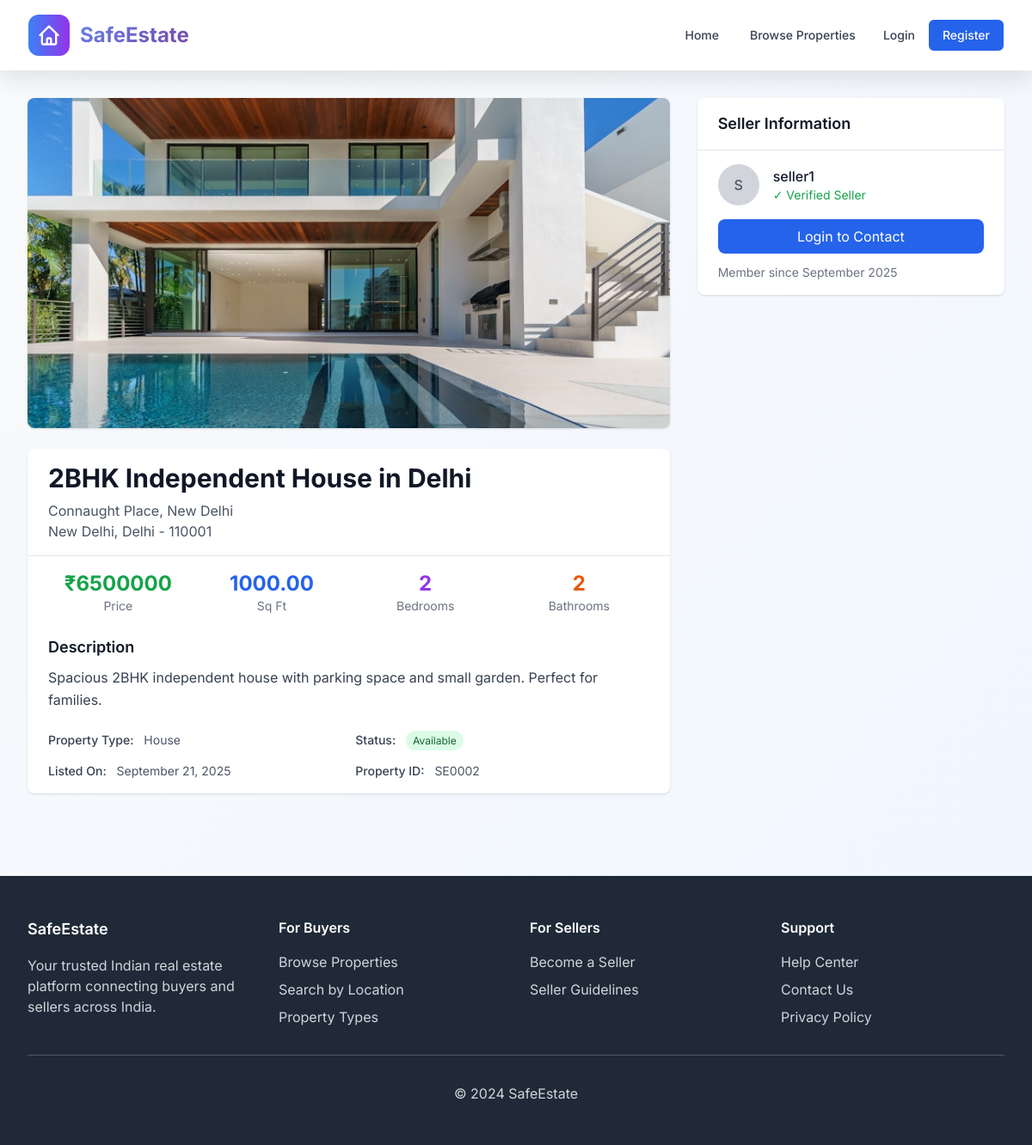
Screenshot of /properties/2/ with the database file from the repository.
### properties/models.py (models this page shows, shortened)
class Property(models.Model):
    PROPERTY_TYPES = [
        ('plot', 'Plot'),
        ('flat', 'Flat'),
        ('house', 'House'),
        ('commercial', 'Commercial'),
    ]
    STATUS_CHOICES = [
        ('available', 'Available'),
        ('sold', 'Sold'),
        ('pending', 'Pending'),
    ]
    title = models.CharField(max_length=200)
    description = models.TextField()
    price = models.DecimalField(max_digits=12, decimal_places=2)
    property_type = models.CharField(max_length=20, choices=PROPERTY_TYPES)
    state = models.CharField(max_length=50, choices=INDIAN_STATES)
    city = models.CharField(max_length=100)
    pincode = models.CharField(max_length=6)
    address = models.TextField()
    latitude = models.DecimalField(max_digits=9, decimal_places=6, null=True, blank=True)
    longitude = models.DecimalField(max_digits=9, decimal_places=6, null=True, blank=True)
    area = models.DecimalField(max_digits=10, decimal_places=2, help_text='Area in square feet')
    bedrooms = models.IntegerField(null=True, blank=True)
    bathrooms = models.IntegerField(null=True, blank=True)
    seller = models.ForeignKey(User, on_delete=models.CASCADE, related_name='properties')
    status = models.CharField(max_length=20, choices=STATUS_CHOICES, default='available')
    date_created = models.DateTimeField(auto_now_add=True)
    date_updated = models.DateTimeField(auto_now=True)
    class Meta:
        verbose_name_plural = 'Properties'
        ordering = ['-date_created']

class PropertyImage(models.Model):
    property = models.ForeignKey(Property, on_delete=models.CASCADE, related_name='images')
    image = models.ImageField(upload_to='properties/')
    caption = models.CharField(max_length=200, blank=True)
    is_primary = models.BooleanField(default=False)
    date_uploaded = models.DateTimeField(auto_now_add=True)
    class Meta:
        ordering = ['-is_primary', 'date_uploaded']

### accounts/models.py (models this page shows, shortened)
class CustomUser(AbstractUser):
    ROLE_CHOICES = [
        ('buyer', 'Buyer'),
        ('seller', 'Seller'),
        ('admin', 'Admin'),
    ]
    role = models.CharField(max_length=10, choices=ROLE_CHOICES, default='buyer')
    phone = models.CharField(max_length=15, blank=True)
    address = models.TextField(blank=True)
    is_verified = models.BooleanField(default=False)
    date_created = models.DateTimeField(auto_now_add=True)

### properties/views.py (the view)
# urls.py: path('<int:pk>/', views.property_detail, name='property_detail'),
def property_detail(request, pk):
    property_obj = get_object_or_404(Property, pk=pk)
    visit_requests = None
    if request.user.is_authenticated and request.user == property_obj.seller:
        visit_requests = VisitRequest.objects.filter(property=property_obj).order_by('-date_requested')
    context = {
        'property': property_obj,
        'visit_requests': visit_requests,
    }
    return render(request, 'properties/property_detail.html', context)

### templates/properties/property_detail.html (shortened to what this page needs)
{% extends 'base/base.html' %}
{% block content %}
<div class="max-w-7xl mx-auto px-4 sm:px-6 lg:px-8 py-8">
    <div class="grid grid-cols-1 lg:grid-cols-3 gap-8">
        <div class="lg:col-span-2">
            <div class="bg-white shadow rounded-lg overflow-hidden mb-6">
                <div class="h-96 bg-gray-200">
                    {% if property.images.first %}
                        <img src="{{ property.images.first.image.url }}"
                             alt="{{ property.title }}"
                             class="w-full h-full object-cover cursor-pointer transition-transform duration-300 hover:scale-105"
                             loading="lazy"
                             onclick="openImageModal(this.src)"
                             onerror="this.style.display='none'; this.nextElementSibling.style.display='flex';">
                    {% endif %}
                </div>
            </div>
            <div class="bg-white shadow rounded-lg">
                <div class="px-6 py-4 border-b border-gray-200">
                    <h1 class="text-3xl font-bold text-gray-900">{{ property.title }}</h1>
                    <p class="text-gray-600 mt-2">{{ property.address }}</p>
                    <p class="text-gray-600">{{ property.city }}, {{ property.get_state_display }} - {{ property.pincode }}</p>
                </div>
                <div class="px-6 py-4">
                    <div class="grid grid-cols-2 md:grid-cols-4 gap-4 mb-6">
                        <div class="text-center">
                            <div class="text-2xl font-bold text-green-600">₹{{ property.price|floatformat:0 }}</div>
                            <div class="text-sm text-gray-500">Price</div>
                        </div>
                        <div class="text-center">
                            <div class="text-2xl font-bold text-blue-600">{{ property.area }}</div>
                            <div class="text-sm text-gray-500">Sq Ft</div>
                        </div>
                        {% if property.bedrooms %}
                        <div class="text-center">
                            <div class="text-2xl font-bold text-purple-600">{{ property.bedrooms }}</div>
                            <div class="text-sm text-gray-500">Bedrooms</div>
                        </div>
                        {% endif %}
                        {% if property.bathrooms %}
                        <div class="text-center">
                            <div class="text-2xl font-bold text-orange-600">{{ property.bathrooms }}</div>
                            <div class="text-sm text-gray-500">Bathrooms</div>
                        </div>
                        {% endif %}
                    </div>
                    <div class="mb-6">
                        <h3 class="text-lg font-semibold text-gray-900 mb-2">Description</h3>
                        <p class="text-gray-700 leading-relaxed">{{ property.description }}</p>
                    </div>
                    <div class="grid grid-cols-1 md:grid-cols-2 gap-4 text-sm">
                        <div>
                            <span class="font-medium text-gray-700">Property Type:</span>
                            <span class="ml-2 text-gray-600">{{ property.get_property_type_display }}</span>
                        </div>
                        <div>
                            <span class="font-medium text-gray-700">Status:</span>
                            <span class="ml-2 px-2 py-1 bg-green-100 text-green-800 rounded-full text-xs">
                                {{ property.get_status_display }}
                            </span>
                        </div>
                        <div>
                            <span class="font-medium text-gray-700">Listed On:</span>
                            <span class="ml-2 text-gray-600">{{ property.date_created|date:"F d, Y" }}</span>
                        </div>
                        <div>
                            <span class="font-medium text-gray-700">Property ID:</span>
                            <span class="ml-2 text-gray-600">SE{{ property.id|stringformat:"04d" }}</span>
                        </div>
                    </div>
                </div>
            </div>
        </div>
        <div class="lg:col-span-1">
            <div class="bg-white shadow rounded-lg mb-6">
                <div class="px-6 py-4 border-b border-gray-200">
                    <h3 class="text-lg font-semibold text-gray-900">Seller Information</h3>
                </div>
                <div class="px-6 py-4">
                    <div class="flex items-center mb-4">
                        <div class="h-12 w-12 bg-gray-300 rounded-full flex items-center justify-center">
                            <span class="text-gray-600 font-medium">{{ property.seller.username|slice:":1"|upper }}</span>
                        </div>
                        <div class="ml-4">
                            <div class="font-medium text-gray-900">{{ property.seller.username }}</div>
                            {% if property.seller.is_verified %}
                                <div class="text-sm text-green-600">✓ Verified Seller</div>
                            {% else %}
                                <div class="text-sm text-gray-500">Not Verified</div>
                            {% endif %}
                        </div>
                    </div>
                    {% if user.is_authenticated %}
                        {% if user != property.seller %}
                            {% if user.role == 'buyer' %}
                                <a href="{% url 'properties:request_visit' property.pk %}" class="w-full bg-blue-600 text-white px-4 py-2 rounded-lg hover:bg-blue-700 text-center inline-block mb-3">
                                    Request Visit
                                </a>
                            {% endif %}
                        {% else %}
                            <a href="{% url 'properties:edit_property' property.pk %}" class="w-full bg-green-600 text-white px-4 py-2 rounded-lg hover:bg-green-700 text-center inline-block mb-3">
                                Edit Property
                            </a>
                            <a href="{% url 'properties:manage_property_images' property.pk %}" class="w-full bg-purple-600 text-white px-4 py-2 rounded-lg hover:bg-purple-700 text-center inline-block mb-3">
                                📷 Manage Images
                            </a>
                        {% endif %}
                    {% else %}
                        <a href="{% url 'accounts:login' %}" class="w-full bg-blue-600 text-white px-4 py-2 rounded-lg hover:bg-blue-700 text-center inline-block mb-3">
                            Login to Contact
                        </a>
                    {% endif %}
                    <div class="text-sm text-gray-500">
                        <p>Member since {{ property.seller.date_joined|date:"F Y" }}</p>
                    </div>
                </div>
            </div>
        </div>
    </div>
</div>
{% endblock %}

### templates/base/base.html (style rules this page uses)
* { font-family: 'Inter', sans-serif; }

### rows the page displays
Property: images.first.image (picture), title "2BHK Independent House in Delhi", address "Connaught Place, New Delhi", city "New Delhi", state "Delhi", pincode "110001", price "6500000", area "1000.00", bedrooms "2", bathrooms "2", description "Spacious 2BHK independent house with parking space and small garden. Perfect for families.", property_type "House", status "Available", date_created "September 21, 2025", id "0002", seller.username "S", seller.username "seller1", seller.date_joined "September 2025"
